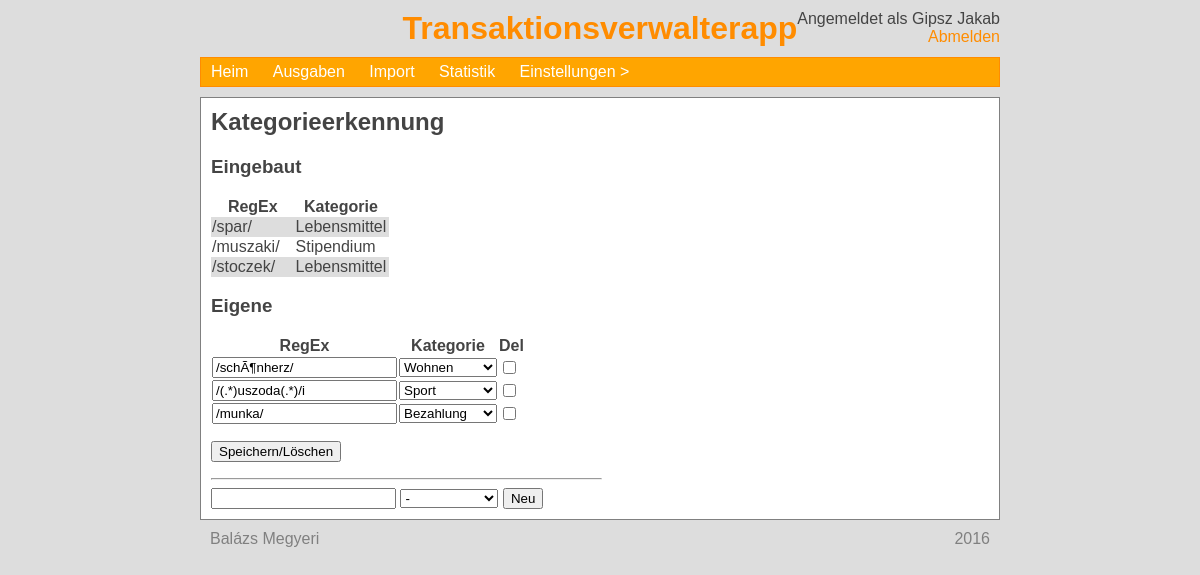
Before: /set_autodetect.php (signed in) with the older database file.
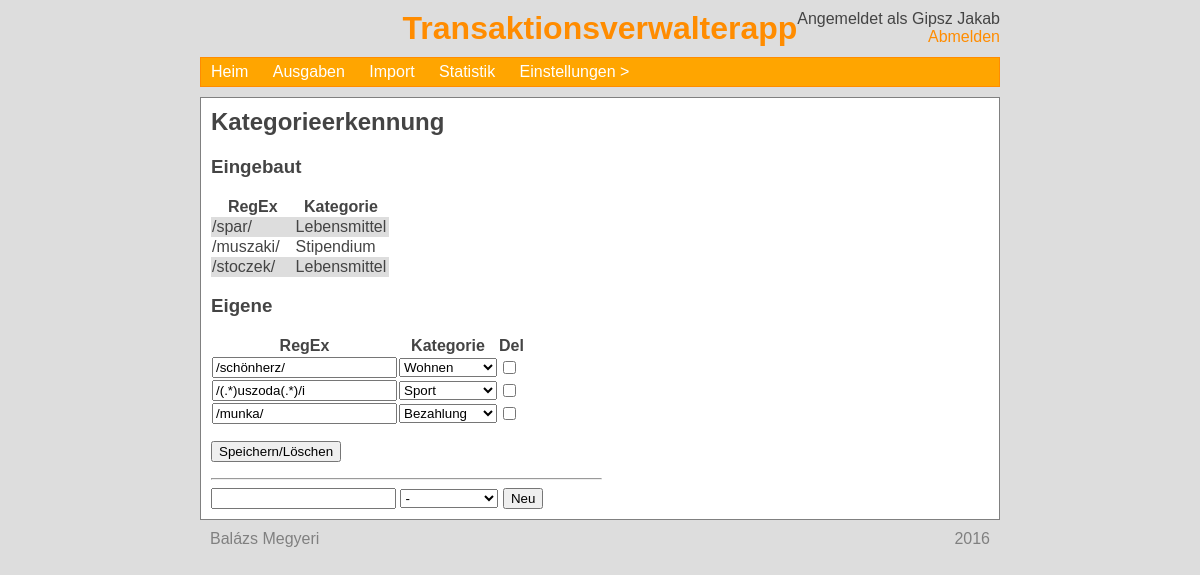
After: the same page with the newer database file.
### tables this page shows
CREATE TABLE `category_detect` (
  `no` int(11) NOT NULL,
  `category` int(11) NOT NULL,
  `pattern` varchar(100) NOT NULL,
  `user` int(4) NOT NULL
);

### htdocs/set_autodetect.php (the view, shortened to what this page needs)
<?php
include "head.php";
$pagetitle = "Kategorieerkennung";
echo "<h2>$pagetitle</h2>";
$mysqli->real_query(
    "SELECT d.pattern, c.name
    FROM category_detect d
    JOIN category c ON d.category = c.no
    WHERE d.user = 0"
);
$result = $mysqli->use_result();
echo "<h3>Eingebaut</h3>";
echo "<table><tr><th>RegEx</th><th>Kategorie</th></tr>";
while ($row = $result->fetch_assoc()) {
    echo "<tr>";
    echo "<td style='padding-right:15px;'>".$row["pattern"]."</td><td>".
        $row["name"]."<td>";
    echo "</tr>";
}
echo "</table>";
echo categoryDropdown('load');
$mysqli->real_query("SELECT * FROM category_detect WHERE user = $userNo");
$result = $mysqli->use_result();
echo "<h3>Eigene</h3>";
echo "<form method='post'>";
echo "<table><tr><th>RegEx</th><th>Kategorie</th><th>Del</th></tr>";
while ($row = $result->fetch_assoc()) {
    $catName = $row["pattern"];
    $catNo   = $row["no"];
    echo "<tr><td>";
    echo "<input type='text' name='catName[]' value='$catName'>";
    echo "</td><td>";
    echo categoryDropdown($row["category"]);
    echo "</td><td>";
    echo "<input type='checkbox' name='catDel[]' value='$catNo'>";
    echo "</td></tr>";
}
echo "</table>";
echo "<p><input type='submit' name='catSave' value='Speichern/Löschen'></p>";
echo "</form>";
echo "<hr width='50%' align='left'>";
echo "<form method='post'>";
    echo "<input type='text' name='newCat'> ";
    echo categoryDropdown();
    echo " <input type='submit' value='Neu' name='new_submit'>";
echo "</form>";
include "foot.php";
?>

### htdocs/head.php (shortened to what this page needs)
<?php
include 'login.php';
$userNo = $_COOKIE['userNo'];
$mysqli->real_query(
    "SELECT *
    FROM user
    WHERE no = $userNo"
);
$result = $mysqli->use_result();
$row = $result->fetch_assoc();
$userName = $row['name'];
function categoryDropdown($chosen = 1) {
    global $categoriesArray;
    global $userNo;
    if (empty($categoriesArray)) {
        global $mysqli;
        $mysqli->real_query(
            "SELECT *
            FROM category
            WHERE user = $userNo
            OR user = 0 -- Közös kategóriák
            ORDER BY name"
        );
        $result = $mysqli->use_result();
        while ($row = $result->fetch_assoc()) {
            $categoriesArray[$row['no']] = $row['name'];
        }
    }
    if ($chosen == 'load') return;
    echo '<select name="category[]">';
    foreach ($categoriesArray as $no => $name) {
        echo '<option value="'.$no.'"'.($chosen == $no ? ' selected' : '').'>'.
            $name.'</option>';
    }
    echo '</select>';
    $ret = ob_get_contents();
    return $ret;
}
?>
<html>
<head>
    <link type="text/css" rel="stylesheet" href="/css/style.css">
    <link type="text/css" rel="stylesheet" href="/css/menu.css">
    <link type="text/css" rel="stylesheet" href="/css/alertbox.css">
</head>
<body>
    <div style="position:absolute; right:0px; text-align:right;">
        Angemeldet als <?php echo $userName; ?><br>
        <a href="/logout/">Abmelden</a>
    </div>
    <h1 id="title">Transaktionsverwalterapp</h1>
    <div id="menuBar"><nav><ul>
        <li><a href="/">Heim</a></li>
        <li><a href="/expenses">Ausgaben</a></li>
        <li><a href="/import">Import</a></li>
        <li><a href="/stats">Statistik</a></li>
        <li><a href="/settings">Einstellungen</a>
        </li>
    </ul></nav></div>
    <div id="main">

Changed rows visible on the page:
changed category_detect "Wohnen": pattern "/schÃ¶nherz/" → "/schönherz/"
